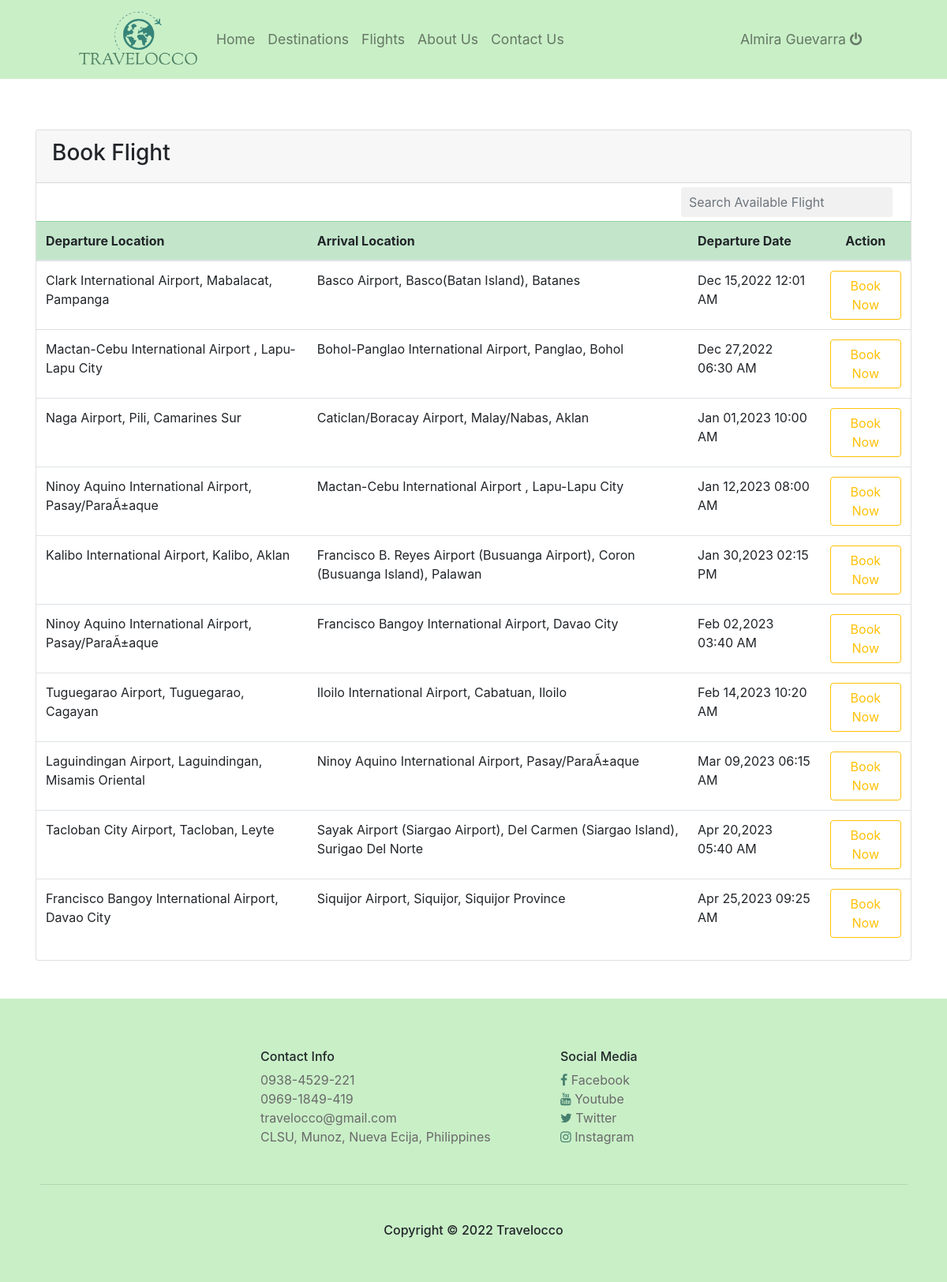
Page /index.php?page=flights (signed in) on the committed database.
### tables this page shows
CREATE TABLE `useraccounts` (
  `user_ID` int(50) NOT NULL,
  `user_name` varchar(50) NOT NULL,
  `user_cp_no` varchar(50) NOT NULL,
  `email` varchar(50) NOT NULL,
  `password` varchar(50) NOT NULL
);

CREATE TABLE `flights` (
  `flight_ID` int(50) NOT NULL,
  `airline_ID` int(50) NOT NULL,
  `plane_no` varchar(50) NOT NULL,
  `departure_airport_ID` int(50) NOT NULL,
  `arrival_airport_ID` int(50) NOT NULL,
  `departure_datetime` datetime NOT NULL,
  `arrival_datetime` datetime NOT NULL,
  `seats` int(50) NOT NULL DEFAULT 0,
  `price` float NOT NULL,
  `date_created` datetime NOT NULL DEFAULT current_timestamp()
);

### crud_book.php (the view, shortened to what this page needs)
<?php
    class Crud{
        public $db_host = "localhost";
        public $db_user = "root";
        public $db_pass = "";
        public $db_name = "travelocco";
        public function conn(){
            $conn = mysqli_connect($this->db_host, $this->db_user, $this->db_pass, $this->db_name);
            if($conn->connect_error){
                echo "Cannot connect to database.".$conn->connect_error;
            }else {
                return $conn;
            }
        }
        public function displayAll(){
            $conn = $this->conn();
            $airport = "SELECT * FROM airport";
            $res = $conn->query($airport);
            while($fetch = $res->fetch_assoc()){
                $aname[$fetch['airport_ID']] = ucwords($fetch['name'].', '.$fetch['location']);
            }
            $sql = "SELECT * FROM flights
                    JOIN airlines ON flights.airline_ID=airlines.airline_ID
                    JOIN airport ON flights.departure_airport_ID = airport.airport_ID
                    ORDER BY date_created ASC";
            $result = $conn->query($sql);
            if($result){
                if($result->num_rows> 0){
                    while($fetch = $result->fetch_assoc()){
                        echo "<tr>
                                <td>" . $aname[$fetch['departure_airport_ID']] . "</td>
                                <td>" . $aname[$fetch['arrival_airport_ID']] . "</td>
                                <td>" . date('M d,Y h:i A',strtotime($fetch['departure_datetime']))  . "
                                <td>
                                    <form method='POST'><center>
                                        <button class='btn btn-outline-warning' data-toggle='modal' type='button' data-target='#book_modal" .$fetch ["flight_ID"] . "'><span class='glyphicon glyphicon-edit'></span>Book Now</button>
                                    </form>
                                </td>
                            </tr>";
                            include 'book_modal.php';
                    }
                }else{
                    echo "No Records Found!";
                }
            }else{
                echo "Query Error!";
            }
        }
    }

### header.php (shortened to what this page needs)
<?php
require 'function.php';
?>
<!doctype html>
<html lang="en">
  <head>
    <link rel="stylesheet" href="css/styles1.css">
    <link rel="stylesheet" href="https://stackpath.bootstrapcdn.com/bootstrap/4.3.1/css/bootstrap.min.css">
    <link href="https://stackpath.bootstrapcdn.com/font-awesome/4.7.0/css/font-awesome.min.css" rel="stylesheet">
  </head>
  <body>
  <nav class="navbar navbar-expand-md navbar-light" style="background-color: #C9EFC7; padding: 10px 100px 10px 100px">
    <a class="navbar-brand" href="index.php"><img src="images/logo/logo-solo1.png" alt="Travelocco logo" style="width: 150px"></a>
    <div class="collapse navbar-collapse" id="collapsibleNavId" style="font-size: 110%;">
        <ul class="navbar-nav mr-auto mt-2 mt-lg-0">
            <li class="nav-item">
                <a class="nav-link" href="index.php?page=home">Home</a>
            </li>
            <li class="nav-item">
                <a class="nav-link" href="index.php?page=home#destination">Destinations</a>
            </li>
            <li class="nav-item">
                <a class="nav-link" href="index.php?page=flights">Flights</a>
            </li>
            <li class="nav-item">
                <a class="nav-link" href="index.php?page=about">About Us</a>
            </li>
            <li class="nav-item">
                <a class="nav-link" href="#contactus">Contact Us</a>
            </li>
        </ul>
        <ul class="navbar-nav">
            <?php
                if(isset($_SESSION["id"])){
                    $id = $_SESSION["id"];
                    $user = mysqli_fetch_assoc(mysqli_query($conn, "SELECT * FROM useraccounts WHERE user_ID = $id"));
                    echo "<li class='nav-item'>
                            <a href='logout.php' class='nav-link'>" . $user['user_name'] . " <i class='fa fa-power-off'></i></a>
                          </li>";
                }
            ?>
        </ul>
    </div>
  </nav>

### css/styles1.css (style rules this page uses)
* { box-sizing: border-box }
a { color: dodgerblue; }

### rows in the picture
useraccounts: user_name "Almira Guevarra"
flights: departure_airport_ID "Clark International Airport, Mabalacat, Pampanga", arrival_airport_ID "Basco Airport, Basco(Batan Island), Batanes", departure_datetime "Dec 15,2022 12:01 AM"
flights: departure_airport_ID "Mactan-Cebu International Airport , Lapu-Lapu City", arrival_airport_ID "Bohol-Panglao International Airport, Panglao, Bohol", departure_datetime "Dec 27,2022 06:30 AM"
flights: departure_airport_ID "Naga Airport, Pili, Camarines Sur", arrival_airport_ID "Caticlan/Boracay Airport, Malay/Nabas, Aklan", departure_datetime "Jan 01,2023 10:00 AM"
flights: departure_airport_ID "Ninoy Aquino International Airport, Pasay/ParaÃ±aque", arrival_airport_ID "Mactan-Cebu International Airport , Lapu-Lapu City", departure_datetime "Jan 12,2023 08:00 AM"
flights: departure_airport_ID "Kalibo International Airport, Kalibo, Aklan", arrival_airport_ID "Francisco B. Reyes Airport (Busuanga Airport), Coron (Busuanga Island), Palawan", departure_datetime "Jan 30,2023 02:15 PM"
flights: departure_airport_ID "Ninoy Aquino International Airport, Pasay/ParaÃ±aque", arrival_airport_ID "Francisco Bangoy International Airport, Davao City", departure_datetime "Feb 02,2023 03:40 AM"
flights: departure_airport_ID "Tuguegarao Airport, Tuguegarao, Cagayan", arrival_airport_ID "Iloilo International Airport, Cabatuan, Iloilo", departure_datetime "Feb 14,2023 10:20 AM"
flights: departure_airport_ID "Laguindingan Airport, Laguindingan, Misamis Oriental", arrival_airport_ID "Ninoy Aquino International Airport, Pasay/ParaÃ±aque", departure_datetime "Mar 09,2023 06:15 AM"
flights: departure_airport_ID "Tacloban City Airport, Tacloban, Leyte", arrival_airport_ID "Sayak Airport (Siargao Airport), Del Carmen (Siargao Island), Surigao Del Norte", departure_datetime "Apr 20,2023 05:40 AM"
flights: departure_airport_ID "Francisco Bangoy International Airport, Davao City", arrival_airport_ID "Siquijor Airport, Siquijor, Siquijor Province", departure_datetime "Apr 25,2023 09:25 AM"
